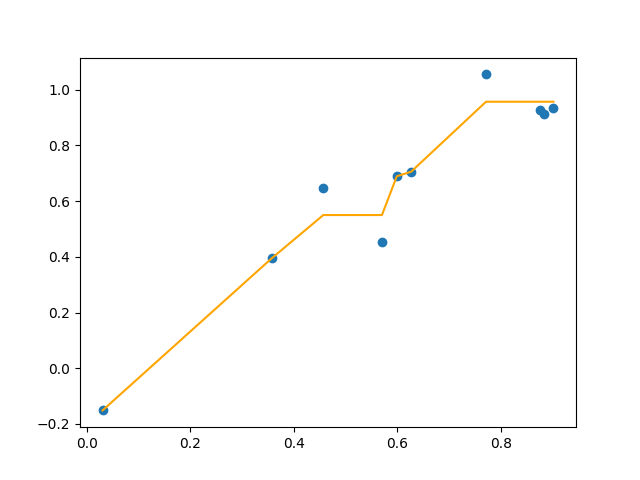

Reproduce this figure in Python.
import matplotlib.pyplot as plt
import numpy as np
import scipy as sc

import multivariate_isotonic_regression as mir

total_points = 10

# create some points that are roughly monotonic
# except for same added white noise
X, y = mir.generate_monotonic_points(
    total_points,
    dimensions = 1,
    sigma = 0.1
)

# points_to_adjacency rearranges the points roughly
# according to how many other points they dominate
adj, orig_idxs, new_idxs = mir.points_to_adjacency(X)

# we rearrange X and y to have the same ordering
X_reordered = X[new_idxs]
y_reordered = y[new_idxs]

group, yhat = mir.generalised_isotonic_regression(
    adj,
    y_reordered,
    loss_function = "L2"
)

# calculate the loss
print(mir.calculate_loss(y, yhat, loss_function = "L2"))

print(mir.is_monotonic(X_reordered, yhat))

plt.scatter(X, y)
plt.plot(X[new_idxs], yhat, color = 'orange')
plt.show()
